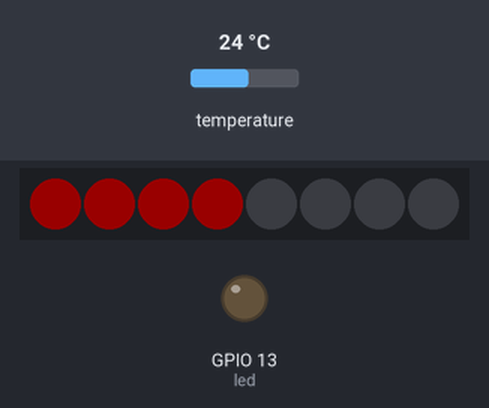
Simulated run of this sketch. Board: ESP32. Parts: 8 RGB LEDs in strip order, left to right, output pins drawn as LEDs (lit = HIGH). Inputs (shaded band) come from the test bench; at power-on: temperature 24 °C. Dim RGB values are drawn brighter than linear; WiFi joins after 1.5 s; servers stay silent unless stated; what the sketch prints to the serial monitor is not drawn.

Above: at 2.7 s.
2.8 s: temperature set to 12 °C
At 4.7 s:
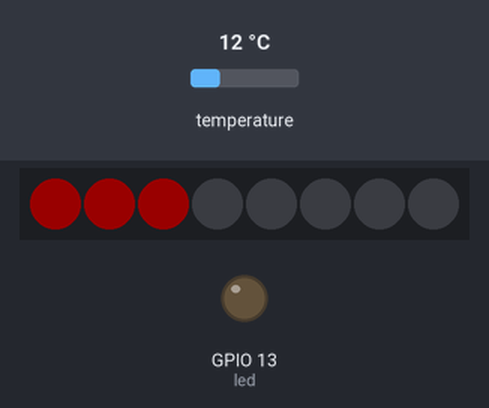
5.0 s: temperature set to 28 °C
At 6.2 s:
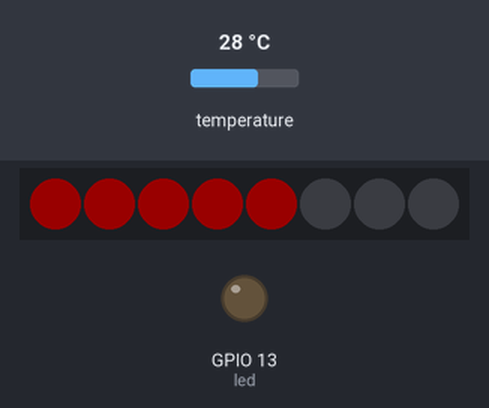
7.0 s: temperature set to 41 °C
At 7.9 s:
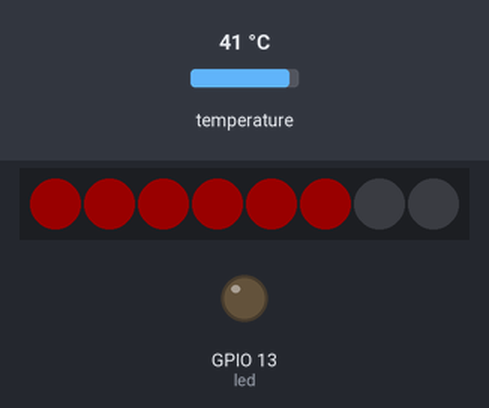
Timing chart, 0 to 10.0 s (numbered marks = the images above; inputs shaded):
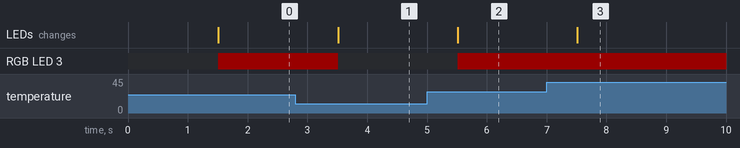

The sketch:

server.ino
```cpp
#include <WiFi.h>
#include <WiFiClient.h>
#include <WebServer.h>
#include <ESPmDNS.h>
#include <ArduinoJson.h>

// Includes for BME280 (temperature sensor)

#include <Wire.h>
#include <SPI.h>
#include <Adafruit_Sensor.h>
#include <Adafruit_BME280.h>

// Includes for LED bar

#include <NeoPixelBus.h>

// Values for temperature sensor

#define SEALEVELPRESSURE_HPA (1013.25)
#define SDA_PIN 16 // corresponding to RX2 on the ESP32
#define SCL_PIN 17 // corresponding to TX2 on the ESP32

Adafruit_BME280 bme; // I2C

// Values for LED bar

#define BlackColor     RgbColor(0, 0, 0)
#define RedColor     RgbColor(255, 0, 0)

const uint16_t pixelCount = 8;
const uint8_t pixelBarDataPin = 2;

NeoPixelBus<NeoGrbFeature, Neo800KbpsMethod> ledBar(pixelCount, pixelBarDataPin);


const char* ssid = "A1_A1718E";
const char* password = "1d8a7242";

WebServer server(80);

const int led = 13;
StaticJsonDocument<250> jsonDocument;


int minValue = -5;
int maxValue = 50;

unsigned long currentMillis = 0;

unsigned long previousLedBarUpdateMillis = 0;
unsigned long ledBarUpdateIntervalMillis = 1000;

void currentTemp() {
  digitalWrite(led, 1);
  server.send(200, "text/plain", String(bme.readTemperature()));
  digitalWrite(led, 0);
}

void handleSetValues() {
  if (server.hasArg("plain") == false) {
    //handle error here
  }
  String body = server.arg("plain");
  deserializeJson(jsonDocument, body);

  // Get RGB components
  minValue = jsonDocument["minValue"];
  maxValue = jsonDocument["maxValue"];
  Serial.print("MinValue: ");
  Serial.print(minValue);
  Serial.print(" MaxValue: ");
  Serial.println(maxValue);

  // Respond to the client
  server.send(200, "application/json", "Success!");
}

void handleGetMinMaxValues() {
  const int capacity = JSON_OBJECT_SIZE(2);
  StaticJsonDocument<capacity> jsonDocument;

  jsonDocument["minValue"] = minValue;
  jsonDocument["maxValue"] = maxValue;

  String responseString = String();

  serializeJson(jsonDocument, responseString);

  server.send(200, "application/json", responseString);
}

void setup(void) {
  pinMode(led, OUTPUT);
  digitalWrite(led, 0);
  Serial.begin(115200);
  WiFi.mode(WIFI_STA);
  WiFi.begin(ssid, password);
  Serial.println("");

  // Wait for connection
  while (WiFi.status() != WL_CONNECTED) {
    delay(500);
    Serial.print(".");
  }
  Serial.println("");
  Serial.print("Connected to ");
  Serial.println(ssid);
  Serial.print("IP address: ");
  Serial.println(WiFi.localIP());

  if (MDNS.begin("esp32")) {
    Serial.println("MDNS responder started");
  }

  //Routing
  server.on("/curr-temp", currentTemp);
  server.on("/set-values", HTTP_POST, handleSetValues);
  server.on("/get-values", handleGetMinMaxValues);

  //Start
  server.begin();
  server.enableCORS(true); //DON'T REMOVE, REPEAT DON'T REMOVE
  Serial.println("HTTP server started");

  // Setup temperature sensor

  Wire.begin(SDA_PIN, SCL_PIN);

  unsigned status = bme.begin(0x76);

  if (!status) {
      Serial.println("Could not find a valid BME280 sensor!");
      while (1) delay(10);
  }

  // Setup LED bar

  ledBar.Begin();
  ledBar.Show();
}

void loop(void) {
  currentMillis = millis();
  updateLedBar();
  server.handleClient();
  delay(2);//allow the cpu to switch to other tasks
}

void updateLedBar() {
  if (currentMillis - previousLedBarUpdateMillis < ledBarUpdateIntervalMillis) {
    return;
  }

  float currentTemperature = bme.readTemperature();
  float temperatureRangeStep = ((maxValue - minValue) * 1.0f) / (pixelCount - 1);

  for (int i = 0; i < pixelCount; i++) {
    if (minValue + (temperatureRangeStep * i) <= currentTemperature) {
      ledBar.SetPixelColor(i, RgbColor::LinearBlend(RedColor, BlackColor, 0.9F));
    } else {
      ledBar.SetPixelColor(i, BlackColor);
    }

    ledBar.Show();
  }

  previousLedBarUpdateMillis = currentMillis;
}
```

Measured:
- after the input at 2.8 s, RGB LED 3: RGB(25, 0, 0) → off after 0.71 s; the LEDs: change after 0.71 s (image 1)
- after the input at 5.0 s, RGB LED 3: off → RGB(25, 0, 0) after 0.51 s; the LEDs: change after 0.51 s (image 2)
- after the input at 7.0 s, the LEDs: change after 0.52 s (image 3)
